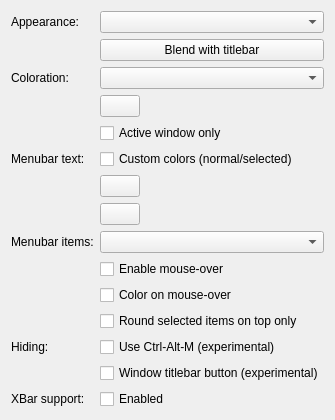
     <widget class="QWidget" name="page_21">
      <layout class="QFormLayout" name="formLayout_17">
       <item row="0" column="0">
        <widget class="QLabel" name="textLabel1_4_3">
         <property name="text">
          <string>Appearance:</string>
         </property>
         <property name="wordWrap">
          <bool>false</bool>
         </property>
        </widget>
       </item>
       <item row="0" column="1">
        <widget class="QComboBox" name="menubarAppearance">
         <property name="toolTip">
          <string>&lt;p&gt;Defines the gradient used for the background of menubars.</string>
         </property>
        </widget>
       </item>
       <item row="1" column="1">
        <widget class="KPushButton" name="menubarBlend">
         <property name="toolTip">
          <string>&lt;p&gt;Sets the relevant config items, so that window titlebars and menubars are blended..</string>
         </property>
         <property name="text">
          <string>Blend with titlebar</string>
         </property>
        </widget>
       </item>
       <item row="2" column="0">
        <widget class="QLabel" name="textLabel1_4_2_5">
         <property name="text">
          <string>Coloration:</string>
         </property>
         <property name="wordWrap">
          <bool>false</bool>
         </property>
        </widget>
       </item>
       <item row="2" column="1">
        <widget class="QComboBox" name="shadeMenubars">
         <property name="toolTip">
          <string>&lt;p&gt;Defines the color applied to the background of menubars.</string>
         </property>
        </widget>
       </item>
       <item row="3" column="1">
        <widget class="KColorButton" name="customMenubarsColor">
         <property name="sizePolicy">
          <sizepolicy hsizetype="Fixed" vsizetype="Fixed">
           <horstretch>0</horstretch>
           <verstretch>0</verstretch>
          </sizepolicy>
         </property>
         <property name="toolTip">
          <string>&lt;p&gt;Sets the custom color.</string>
         </property>
         <property name="text">
          <string/>
         </property>
        </widget>
       </item>
       <item row="4" column="1">
        <widget class="QCheckBox" name="shadeMenubarOnlyWhenActive">
         <property name="toolTip">
          <string>&lt;p&gt;Defines whether the background coloration should be applied to all menubars, or just those in active windows.</string>
         </property>
         <property name="text">
          <string>Active window only</string>
         </property>
        </widget>
       </item>
       <item row="5" column="0">
        <widget class="QLabel" name="label_58">
         <property name="text">
          <string>Menubar text:</string>
         </property>
        </widget>
       </item>
       <item row="5" column="1">
        <widget class="QCheckBox" name="customMenuTextColor">
         <property name="sizePolicy">
          <sizepolicy hsizetype="Fixed" vsizetype="Fixed">
           <horstretch>0</horstretch>
           <verstretch>0</verstretch>
          </sizepolicy>
         </property>
         <property name="toolTip">
          <string>&lt;p&gt;If enabled, then the following to color boxes are used to set the text color to be used for normal and selected menubar items.</string>
         </property>
         <property name="text">
          <string>Custom colors (normal/selected)</string>
         </property>
        </widget>
       </item>
       <item row="6" column="1">
        <widget class="KColorButton" name="customMenuNormTextColor">
         <property name="sizePolicy">
          <sizepolicy hsizetype="Fixed" vsizetype="Fixed">
           <horstretch>0</horstretch>
           <verstretch>0</verstretch>
          </sizepolicy>
         </property>
         <property name="toolTip">
          <string>&lt;p&gt;Sets the text color of normal menubar items.</string>
         </property>
         <property name="text">
          <string/>
         </property>
        </widget>
       </item>
       <item row="7" column="1">
        <widget class="KColorButton" name="customMenuSelTextColor">
         <property name="sizePolicy">
          <sizepolicy hsizetype="Fixed" vsizetype="Fixed">
           <horstretch>0</horstretch>
           <verstretch>0</verstretch>
          </sizepolicy>
         </property>
         <property name="toolTip">
          <string>&lt;p&gt;Sets the text color of selected menubar items.</string>
         </property>
         <property name="text">
          <string/>
         </property>
        </widget>
       </item>
       <item row="8" column="0">
        <widget class="QLabel" name="label_59">
         <property name="text">
          <string>Menubar items:</string>
         </property>
        </widget>
       </item>
       <item row="8" column="1">
        <widget class="QComboBox" name="menuitemAppearance">
         <property name="toolTip">
          <string>&lt;p&gt;Defines the gradient to be applied to selected menubar items.</string>
         </property>
        </widget>
       </item>
       <item row="9" column="1">
        <widget class="QCheckBox" name="menubarMouseOver">
         <property name="toolTip">
          <string>&lt;p&gt;If enabled, menubar items will have their background gradient applied when the mouse hovers over them.</string>
         </property>
         <property name="text">
          <string>Enable mouse-over</string>
         </property>
        </widget>
       </item>
       <item row="10" column="1">
        <widget class="QCheckBox" name="colorMenubarMouseOver">
         <property name="toolTip">
          <string>&lt;p&gt;If enabled, when the mouse hovers over a menubar item (and 'Enable mouse-over' is enabled) then it will also be colored, otherwise it wll use a shade of the background color.</string>
         </property>
         <property name="text">
          <string>Color on mouse-over</string>
         </property>
        </widget>
       </item>
       <item row="11" column="1">
        <widget class="QCheckBox" name="roundMbTopOnly">
         <property name="toolTip">
          <string>&lt;p&gt;If enabled, only the top (and not bottom) of selected menubar items will be rounded.</string>
         </property>
         <property name="text">
          <string>Round selected items on top only</string>
         </property>
        </widget>
       </item>
       <item row="12" column="0">
        <widget class="QLabel" name="label_68">
         <property name="text">
          <string>Hiding:</string>
         </property>
        </widget>
       </item>
       <item row="12" column="1">
        <widget class="QCheckBox" name="menubarHiding_keyboard">
         <property name="toolTip">
          <string>&lt;p&gt;If enabled, menubars may be hidden (and re-shown), by using the 'Ctrl-Alt-M' key combination.</string>
         </property>
         <property name="text">
          <string>Use Ctrl-Alt-M (experimental)</string>
         </property>
        </widget>
       </item>
       <item row="13" column="1">
        <widget class="QCheckBox" name="menubarHiding_kwin">
         <property name="toolTip">
          <string>&lt;p&gt;If enabled, menubars may be hidden (and re-shown), by using a special button in the QtCurve kwin decoration.</string>
         </property>
         <property name="text">
          <string>Window titlebar button (experimental)</string>
         </property>
        </widget>
       </item>
       <item row="14" column="1">
        <widget class="QCheckBox" name="xbar">
         <property name="toolTip">
          <string>&lt;p&gt;If enabled, the theme will support embedding the menubar of KDE4 applications in Bespin's XBar.</string>
         </property>
         <property name="text">
          <string>Enabled</string>
         </property>
        </widget>
       </item>
       <item row="14" column="0">
        <widget class="QLabel" name="label_72">
         <property name="text">
          <string>XBar support:</string>
         </property>
        </widget>
       </item>
      </layout>
     </widget>
